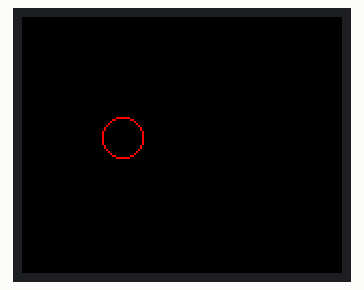
Simulated run of this sketch. Board: Arduino Uno, built with avr-gcc and run on an emulated ATmega328P. On the bench: 160×128 colour display.

Above: at 0.26 s.

The sketch:

blink03.ino
```cpp
//TFT ejemplo: indicador rojo parpadeando cada segundo

#include <TFT.h>  // Arduino LCD library
#include <SPI.h>

// pin definition for the Uno
#define cs   10
#define ds   9
#define rst  8

// create an instance of the library
TFT TFTscreen = TFT(cs, ds, rst);

enum redState_t {	s0,s1};  //simulador solo acepta declaraciones globales de tipo enum
redState_t redState=s0;

void setup() {

	// Put this line at the beginning of every sketch that uses the GLCD:
	TFTscreen.begin();
	// clear the screen with a black background
	TFTscreen.background(0, 0, 0);
	turnRedOff();

}

void loop() {
	redBlink();
}


void redBlink(){

	long currentMillis=millis();
	static long previousMillis=0;
	switch(redState){
		case s0:	//off
			if ((currentMillis-previousMillis)>=500){
				turnRedOn();
				previousMillis=currentMillis;
				redState=s1;
			}
			break;
		case s1:	//on
			if ((currentMillis-previousMillis)>=500){
				turnRedOff();
				previousMillis=currentMillis;
				redState=s0;
			}
			break;
	}


}

void turnRedOn(){
	//filled circle color: 1111  1000 0000 0000: red max
	TFTscreen.fillCircle(50,60,10,0xF800);
}

void turnRedOff(){
	//erase the filled circle
	TFTscreen.fillCircle(50,60,10,0x0000);
	//draw circle contour
	TFTscreen.drawCircle(50,60,10,0xF800);
}
```
